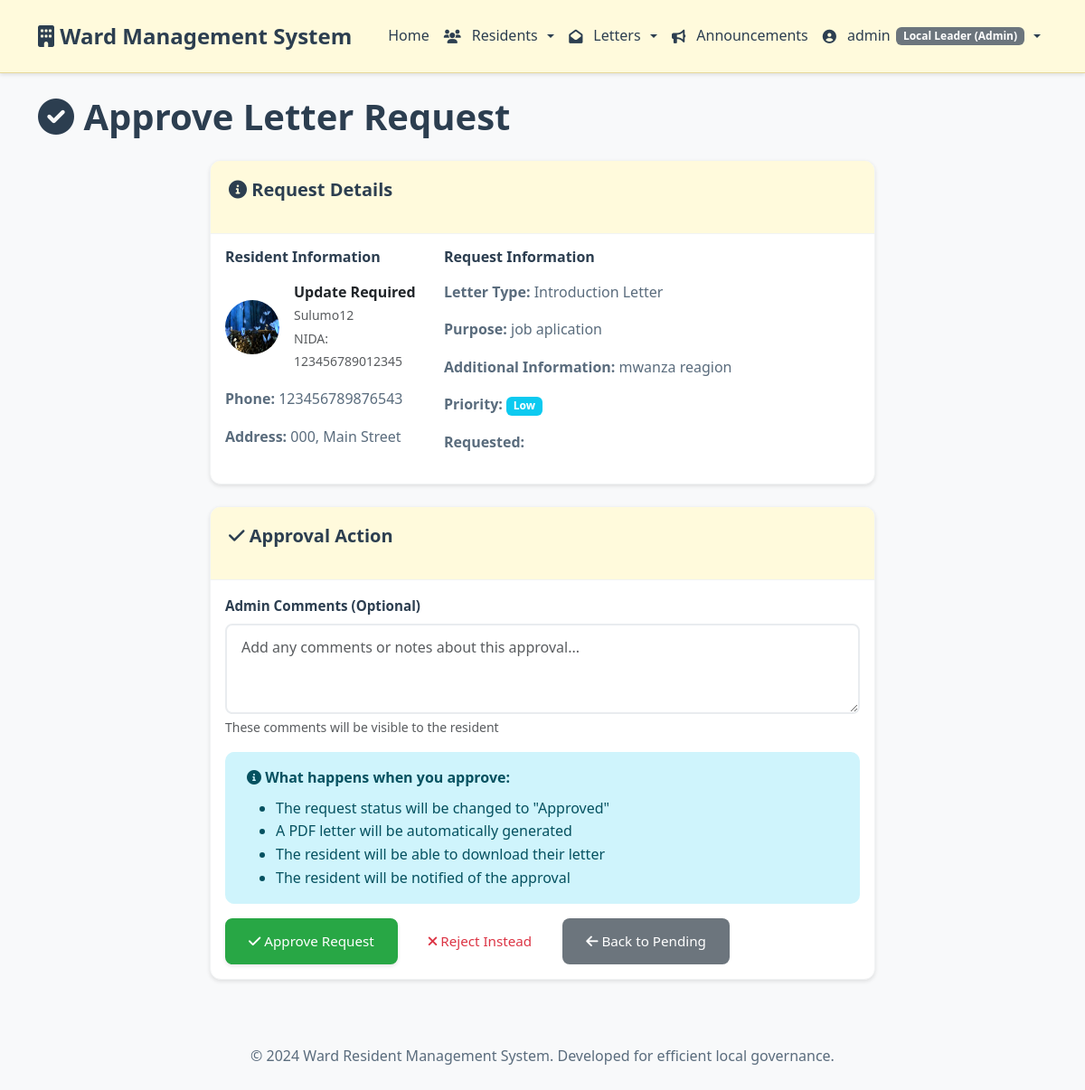
Screenshot of /letters/approve/2/ (signed in) with the database file from the repository.
### accounts/models.py (models this page shows, shortened)
class User(AbstractUser):
    USER_ROLES = (
        ('admin', 'Local Leader (Admin)'),
        ('resident', 'Resident'),
        ('clerk', 'Data Entry Clerk'),
    )
    role = models.CharField(max_length=20, choices=USER_ROLES, default='resident')
    phone_number = models.CharField(max_length=15, blank=True)
    nida_number = models.CharField(max_length=20, unique=True, null=True, blank=True)
    profile_photo = models.ImageField(upload_to='profile_photos/', null=True, blank=True)
    is_verified = models.BooleanField(default=False)
    created_at = models.DateTimeField(auto_now_add=True)
    updated_at = models.DateTimeField(auto_now=True)

### letters/models.py (models this page shows, shortened)
class LetterRequest(models.Model):
    STATUS_CHOICES = (
        ('pending', 'Pending'),
        ('approved', 'Approved'),
        ('rejected', 'Rejected'),
        ('completed', 'Completed'),
    )
    PRIORITY_CHOICES = (
        ('low', 'Low'),
        ('medium', 'Medium'),
        ('high', 'High'),
        ('urgent', 'Urgent'),
    )
    resident = models.ForeignKey(Resident, on_delete=models.CASCADE, related_name='letter_requests')
    letter_type = models.ForeignKey(LetterType, on_delete=models.CASCADE)
    purpose = models.TextField(help_text="Why do you need this letter?")
    additional_info = models.TextField(blank=True, help_text="Any additional information")
    priority = models.CharField(max_length=10, choices=PRIORITY_CHOICES, default='medium')
    status = models.CharField(max_length=20, choices=STATUS_CHOICES, default='pending')
    requested_by = models.ForeignKey(settings.AUTH_USER_MODEL, on_delete=models.CASCADE, related_name='requested_letters')
    approved_by = models.ForeignKey(settings.AUTH_USER_MODEL, on_delete=models.SET_NULL, null=True, blank=True, related_name='approved_letters')
    request_date = models.DateTimeField(auto_now_add=True)
    approval_date = models.DateTimeField(null=True, blank=True)
    completion_date = models.DateTimeField(null=True, blank=True)
    admin_notes = models.TextField(blank=True, help_text="Notes from admin/leader")
    rejection_reason = models.TextField(blank=True)
    generated_letter_path = models.FileField(upload_to='generated_letters/', null=True, blank=True)
    class Meta:
        ordering = ['-request_date']

class LetterType(models.Model):
    name = models.CharField(max_length=100)
    description = models.TextField()
    template_content = models.TextField(help_text="Template with placeholders like {full_name}, {nida_number}, etc.")
    is_active = models.BooleanField(default=True)
    created_at = models.DateTimeField(auto_now_add=True)

### residents/models.py (models this page shows, shortened)
class Resident(models.Model):
    GENDER_CHOICES = (
        ('M', 'Male'),
        ('F', 'Female'),
    )
    MARITAL_STATUS_CHOICES = (
        ('single', 'Single'),
        ('married', 'Married'),
        ('divorced', 'Divorced'),
        ('widowed', 'Widowed'),
    )
    SPECIAL_CATEGORY_CHOICES = (
        ('none', 'None'),
        ('disability', 'Person with Disability'),
        ('elderly', 'Elderly'),
        ('orphan', 'Orphan'),
        ('vulnerable', 'Vulnerable Person'),
    )
    user = models.OneToOneField(settings.AUTH_USER_MODEL, on_delete=models.CASCADE, null=True, blank=True)
    household = models.ForeignKey(Household, on_delete=models.CASCADE, related_name='residents')
    first_name = models.CharField(max_length=50)
    middle_name = models.CharField(max_length=50, blank=True)
    last_name = models.CharField(max_length=50)
    nida_number = models.CharField(max_length=20, unique=True, validators=[validate_nida_number])
    date_of_birth = models.DateField()
    place_of_birth = models.CharField(max_length=100, blank=True)
    gender = models.CharField(max_length=1, choices=GENDER_CHOICES)
    marital_status = models.CharField(max_length=20, choices=MARITAL_STATUS_CHOICES)
    tribe = models.CharField(max_length=50, blank=True)
    religion = models.CharField(max_length=50, blank=True)
    phone_number = models.CharField(max_length=15, blank=True, validators=[validate_phone_number])
    email = models.EmailField(blank=True)
    occupation = models.CharField(max_length=100, blank=True)
    education_level = models.CharField(max_length=50, blank=True)
    special_category = models.CharField(max_length=20, choices=SPECIAL_CATEGORY_CHOICES, default='none')
    relationship_to_head = models.CharField(max_length=50, default='Head')
    photo = models.ImageField(upload_to='resident_photos/', null=True, blank=True)
    is_active = models.BooleanField(default=True)
    registration_date = models.DateTimeField(auto_now_add=True)
    updated_at = models.DateTimeField(auto_now=True)
    @property
    def full_name(self):
        middle = f" {self.middle_name}" if self.middle_name else ""
        return f"{self.first_name}{middle} {self.last_name}"

class Household(models.Model):
    household_number = models.CharField(max_length=50, unique=True)
    street_name = models.CharField(max_length=100)
    house_number = models.CharField(max_length=20)
    ward = models.CharField(max_length=100, default='Ward Office')
    created_at = models.DateTimeField(auto_now_add=True)
    updated_at = models.DateTimeField(auto_now=True)

### letters/views.py (the view, shortened to what this page needs)
# urls.py: path('approve/<int:pk>/', views.approve_request, name='approve'),
@login_required
@role_required(['admin'])
@log_activity('approve_letter_request')
def approve_request(request, pk):
    letter_request = get_object_or_404(LetterRequest, pk=pk)
    return render(request, 'letters/approve.html', {'letter_request': letter_request})

### templates/letters/approve.html (shortened to what this page needs)
{% extends 'base.html' %}
{% block content %}
<div class="row">
    <div class="col-12">
        <h1 class="mb-4">
            <i class="fas fa-check-circle"></i> Approve Letter Request
        </h1>
    </div>
</div>
<div class="row justify-content-center">
    <div class="col-md-8">
        <div class="card">
            <div class="card-header">
                <h5><i class="fas fa-info-circle"></i> Request Details</h5>
            </div>
            <div class="card-body">
                <div class="row">
                    <div class="col-md-4">
                        <h6>Resident Information</h6>
                        <div class="d-flex align-items-center mb-3">
                            {% if letter_request.requested_by.resident.photo %}
                                <img src="{{ letter_request.requested_by.resident.photo.url }}" alt="Photo" class="rounded-circle me-3" style="width: 60px; height: 60px;">
                            {% elif letter_request.requested_by.profile_photo %}
                                <img src="{{ letter_request.requested_by.profile_photo.url }}" alt="Photo" class="rounded-circle me-3" style="width: 60px; height: 60px;">
                            {% else %}
                                <div class="bg-light rounded-circle me-3 d-flex align-items-center justify-content-center" style="width: 60px; height: 60px;">
                                    <i class="fas fa-user fa-2x text-muted"></i>
                                </div>
                            {% endif %}
                            <div>
                                <strong>{{ letter_request.requested_by.resident.full_name }}</strong>
                                <br><small class="text-muted">{{ letter_request.requested_by.username }}</small>
                                <br><small class="text-muted">NIDA: {{ letter_request.requested_by.resident.nida_number }}</small>
                            </div>
                        </div>
                        <p><strong>Phone:</strong> {{ letter_request.requested_by.resident.phone_number|default:"Not provided" }}</p>
                        <p><strong>Address:</strong> {{ letter_request.requested_by.resident.household.house_number }}, {{ letter_request.requested_by.resident.household.street_name }}</p>
                    </div>
                    <div class="col-md-8">
                        <h6>Request Information</h6>
                        <p><strong>Letter Type:</strong> {{ letter_request.letter_type.name }}</p>
                        <p><strong>Purpose:</strong> {{ letter_request.purpose }}</p>
                        {% if letter_request.additional_info %}
                            <p><strong>Additional Information:</strong> {{ letter_request.additional_info }}</p>
                        {% endif %}
                        <p><strong>Priority:</strong>
                            {% if letter_request.priority == 'high' %}
                                <span class="badge bg-danger">High</span>
                            {% elif letter_request.priority == 'medium' %}
                                <span class="badge bg-warning">Medium</span>
                            {% else %}
                                <span class="badge bg-info">Low</span>
                            {% endif %}
                        </p>
                        <p><strong>Requested:</strong> {{ letter_request.created_at|date:"M d, Y H:i" }}</p>
                    </div>
                </div>
            </div>
        </div>
        <div class="card mt-4">
            <div class="card-header">
                <h5><i class="fas fa-check"></i> Approval Action</h5>
            </div>
            <div class="card-body">
                <form method="post">
                    <div class="mb-3">
                        <label for="admin_comments" class="form-label">Admin Comments (Optional)</label>
                        <textarea name="admin_comments" id="admin_comments" class="form-control" rows="3" placeholder="Add any comments or notes about this approval..."></textarea>
                        <div class="form-text">These comments will be visible to the resident</div>
                    </div>
                    <div class="alert alert-info">
                        <i class="fas fa-info-circle"></i>
                        <strong>What happens when you approve:</strong>
                        <ul class="mb-0 mt-2">
                            <li>The request status will be changed to "Approved"</li>
                            <li>A PDF letter will be automatically generated</li>
                            <li>The resident will be able to download their letter</li>
                            <li>The resident will be notified of the approval</li>
                        </ul>
                    </div>
                    <div class="d-flex gap-2">
                        <button type="submit" class="btn btn-success">
                            <i class="fas fa-check"></i> Approve Request
                        </button>
                        <a href="{% url 'letters:reject' letter_request.pk %}" class="btn btn-outline-danger">
                            <i class="fas fa-times"></i> Reject Instead
                        </a>
                        <a href="{% url 'letters:pending' %}" class="btn btn-secondary">
                            <i class="fas fa-arrow-left"></i> Back to Pending
                        </a>
                    </div>
                </form>
            </div>
        </div>
    </div>
</div>
{% endblock %}

### templates/base.html (shortened to what this page needs)
<!DOCTYPE html>
<html lang="en">
<head>
    <link href="https://cdn.jsdelivr.net/npm/bootstrap@5.3.0/dist/css/bootstrap.min.css" rel="stylesheet">
    <link href="https://cdnjs.cloudflare.com/ajax/libs/font-awesome/6.0.0/css/all.min.css" rel="stylesheet">
    {% load static %}
    <link href="{% static 'css/custom.css' %}" rel="stylesheet">
</head>
<body>
    <nav class="navbar navbar-expand-lg">
        <div class="container">
            <a class="navbar-brand" href="{% url 'home' %}">
                <i class="fas fa-building"></i> Ward Management System
            </a>
            <div class="collapse navbar-collapse" id="navbarNav">
                <ul class="navbar-nav me-auto ms-3">
                    <li class="nav-item">
                        <a class="nav-link{% if request.resolver_match.url_name == 'home' %} active{% endif %}" href="{% url 'home' %}">
                            Home
                        </a>
                    </li>
                    {% if user.is_authenticated %}
                        {% if user.role == 'resident' %}
                            <li class="nav-item">
                                <a class="nav-link" href="{% url 'residents:profile' %}">
                                    <i class="fas fa-user"></i> My Profile
                                </a>
                            </li>
                            <li class="nav-item">
                                <a class="nav-link" href="{% url 'letters:request' %}">
                                    <i class="fas fa-envelope"></i> Request Letter
                                </a>
                            </li>
                            <li class="nav-item">
                                <a class="nav-link" href="{% url 'letters:my_requests' %}">
                                    <i class="fas fa-list"></i> My Requests
                                </a>
                            </li>
                        {% elif user.role == 'admin' %}
                            <li class="nav-item dropdown">
                                <a class="nav-link dropdown-toggle" href="#" role="button" data-bs-toggle="dropdown">
                                    <i class="fas fa-users"></i> Residents
                                </a>
                            </li>
                            <li class="nav-item dropdown">
                                <a class="nav-link dropdown-toggle" href="#" role="button" data-bs-toggle="dropdown">
                                    <i class="fas fa-envelope-open"></i> Letters
                                </a>
                            </li>
                            <li class="nav-item">
                                <a class="nav-link" href="{% url 'communications:announcements' %}">
                                    <i class="fas fa-bullhorn"></i> Announcements
                                </a>
                            </li>
                        {% endif %}
                    {% endif %}
                </ul>
                <ul class="navbar-nav ms-auto gap-2">
                    {% if user.is_authenticated %}
                        <li class="nav-item dropdown">
                            <a class="nav-link dropdown-toggle" href="#" role="button" data-bs-toggle="dropdown">
                                <i class="fas fa-user-circle"></i> {{ user.username }}
                                <span class="badge bg-secondary">{{ user.get_role_display }}</span>
                            </a>
                        </li>
                    {% endif %}
                </ul>
            </div>
        </div>
    </nav>
    <main class="container mt-4">
        {% block content %}
        {% endblock %}
    </main>
    <footer class="bg-light mt-5 py-4">
        <div class="container text-center">
            <p class="mb-0">&copy; 2024 Ward Resident Management System. Developed for efficient local governance.</p>
        </div>
    </footer>
</body>
</html>

### rows the page displays
User: username "admin", role "Local Leader (Admin)"
LetterRequest: requested_by.profile_photo (picture), requested_by.resident.full_name "Update Required", requested_by.username "Sulumo12", requested_by.resident.nida_number "123456789012345", requested_by.resident.phone_number "123456789876543", requested_by.resident.household.house_number "000", requested_by.resident.household.street_name "Main Street", letter_type.name "Introduction Letter", purpose "job aplication", additional_info "mwanza reagion"
